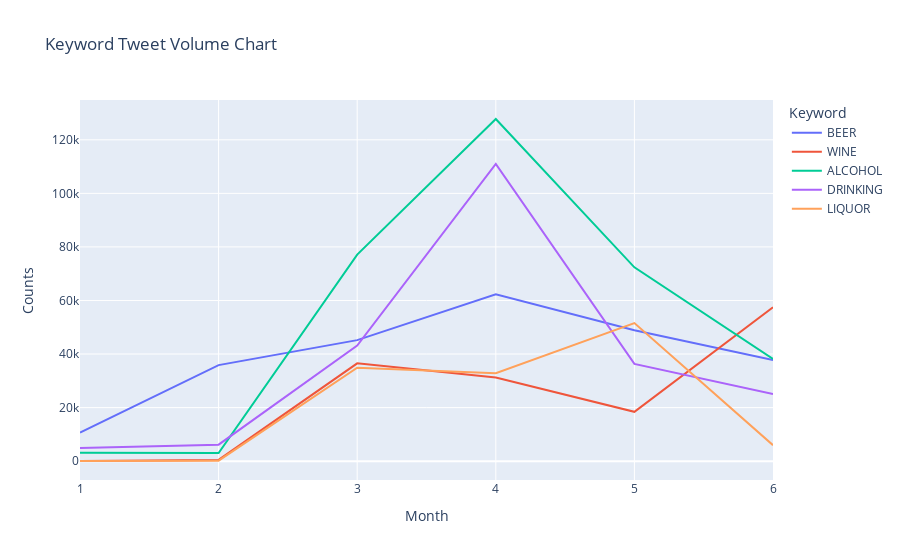

The notebook cell this image was saved under:
### Code cell
plot_lines()

### Figure 1 — Plotly figure (JSON) as saved in the notebook; plotly's stock layout.template omitted (floating-point values rounded to 4 significant figures)
{"data": [{"hovertemplate": "Keyword=BEER<br>Month=%{x}<br>Counts=%{y}<extra></extra>", "legendgroup": "BEER", "line": {"color": "#636efa", "dash": "solid"}, "mode": "lines", "name": "BEER", "orientation": "v", "showlegend": true, "type": "scatter", "x": [1, 2, 3, 4, 5, 6], "xaxis": "x", "y": [10689, 35856, 45188, 62329, 48857, 37726], "yaxis": "y"}, {"hovertemplate": "Keyword=WINE<br>Month=%{x}<br>Counts=%{y}<extra></extra>", "legendgroup": "WINE", "line": {"color": "#EF553B", "dash": "solid"}, "mode": "lines", "name": "WINE", "orientation": "v", "showlegend": true, "type": "scatter", "x": [1, 2, 3, 4, 5, 6], "xaxis": "x", "y": [93, 453, 36514, 31225, 18430, 57437], "yaxis": "y"}, {"hovertemplate": "Keyword=ALCOHOL<br>Month=%{x}<br>Counts=%{y}<extra></extra>", "legendgroup": "ALCOHOL", "line": {"color": "#00cc96", "dash": "solid"}, "mode": "lines", "name": "ALCOHOL", "orientation": "v", "showlegend": true, "type": "scatter", "x": [1, 2, 3, 4, 5, 6], "xaxis": "x", "y": [3136, 3039, 77146, 127774, 72375, 38166], "yaxis": "y"}, {"hovertemplate": "Keyword=DRINKING<br>Month=%{x}<br>Counts=%{y}<extra></extra>", "legendgroup": "DRINKING", "line": {"color": "#ab63fa", "dash": "solid"}, "mode": "lines", "name": "DRINKING", "orientation": "v", "showlegend": true, "type": "scatter", "x": [1, 2, 3, 4, 5, 6], "xaxis": "x", "y": [4936, 6158, 43177, 110979, 36324, 25044], "yaxis": "y"}, {"hovertemplate": "Keyword=LIQUOR<br>Month=%{x}<br>Counts=%{y}<extra></extra>", "legendgroup": "LIQUOR", "line": {"color": "#FFA15A", "dash": "solid"}, "mode": "lines", "name": "LIQUOR", "orientation": "v", "showlegend": true, "type": "scatter", "x": [1, 2, 3, 4, 5, 6], "xaxis": "x", "y": [59, 176, 34885, 32824, 51557, 5976], "yaxis": "y"}], "layout": {"legend": {"title": {"text": "Keyword"}, "tracegroupgap": 0}, "title": {"text": "Keyword Tweet Volume Chart"}, "xaxis": {"anchor": "y", "domain": [0, 1], "title": {"text": "Month"}}, "yaxis": {"anchor": "x", "domain": [0, 1], "title": {"text": "Counts"}}}}
